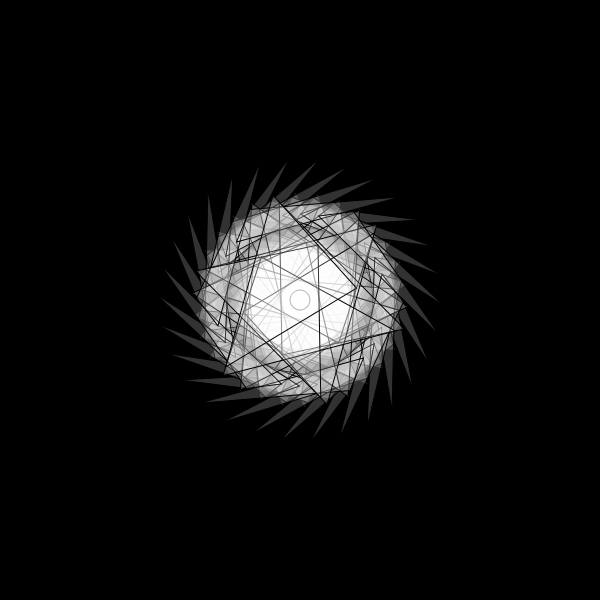
Frame 1 (no input)
Frame 60 (no input): identical to frame 1, image omitted
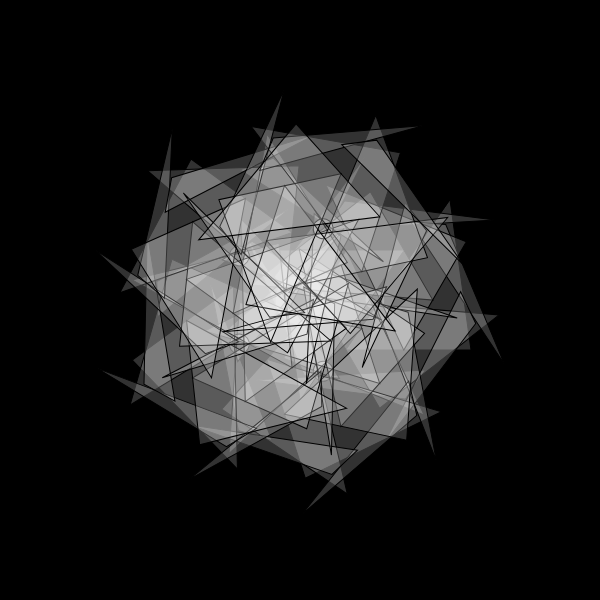
Frame 120 (the mouse pressed at the canvas centre since frame 60)

The p5.js sketch that drew these frames (run headless with seeded random() and noise() and a simulated clock; from frame 60 on, the mouse is pressed at the canvas centre):

// p5.js sketch
// ── sketch.js
function setup() {
  	createCanvas(600, 600);
}

function draw() {
	var n = 5;
	var n2 = 6;
	var rad = mouseX / 4;
	var rad2 = mouseY / 4;
	
	background(0);

	fill(255, 255, 255, 50);
	
	translate(width/2, height/2);
	ellipse(0, 0, 50, 50);
	for (var i=0; i<n; i++) {
		push();
		var angle = TWO_PI * (i / n);
		rotate(angle);		
		translate(rad, 0);
		ellipse(0, 0, 20, 20);
		for (var j=0; j<n2; j++) {
			push();
			var angle2 = TWO_PI * (j / n2);
			rotate(angle2);
			
			//rect(rad2, 0, 150, 150);
			triangle(50, 70, -120, 80, 30, 99);
			triangle(rad2, -100, 96, 50, -29, 50);
			
			pop();
		}
		pop();
	}	
}
